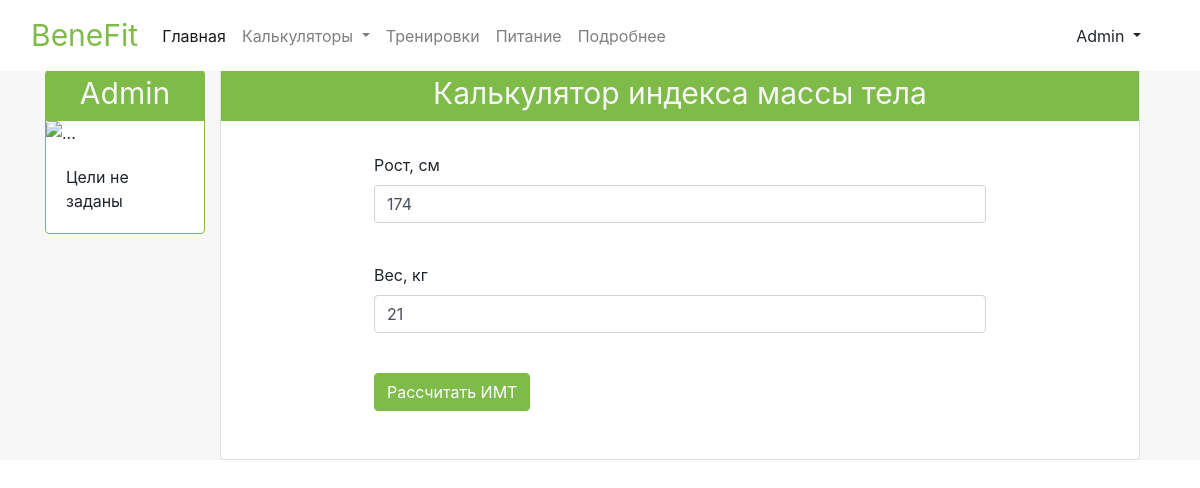
/calculators/BMI (signed in), run on an earlier commit of the app's database.
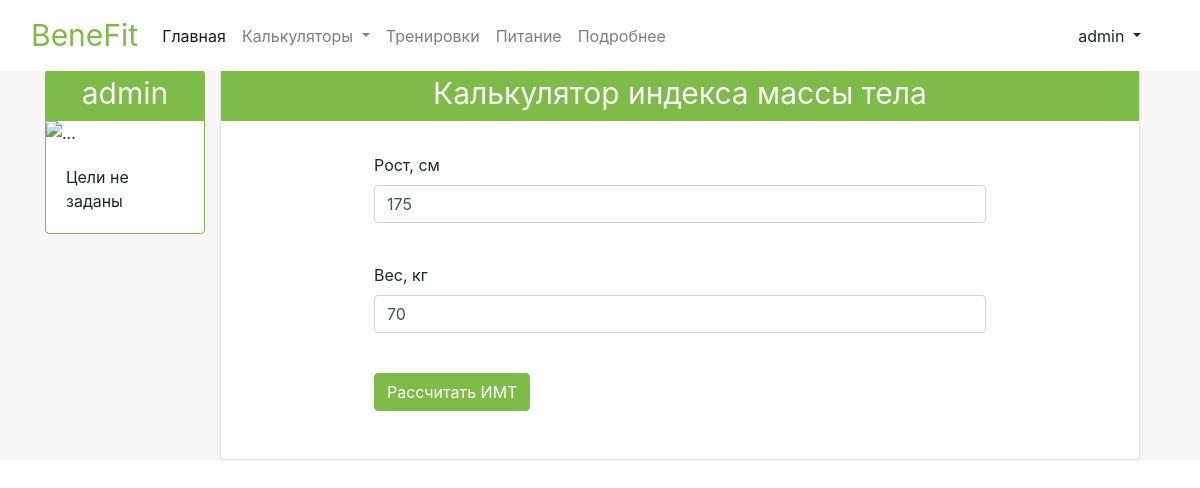
And on a later commit of the database.
### data/user_login.py (models this page shows, shortened)
class UserLogin(SqlAlchemyBase, UserMixin):
    __tablename__ = 'user_login'
    id = sqlalchemy.Column(sqlalchemy.Integer,
                           primary_key=True, autoincrement=True, nullable=True)
    name = sqlalchemy.Column(sqlalchemy.String, nullable=True)
    about = sqlalchemy.Column(sqlalchemy.String, nullable=True)
    email = sqlalchemy.Column(sqlalchemy.String,
                              index=True, unique=True, nullable=True)
    hashed_password = sqlalchemy.Column(sqlalchemy.String, nullable=True)
    created_date = sqlalchemy.Column(sqlalchemy.DateTime,
                                     default=datetime.datetime.now)
    user_inputs = orm.relation("UserInputs", back_populates='user_login')
    user_results = orm.relation("UserResults", back_populates='user_login')

### main.py (the view, shortened to what this page needs)
@app.route("/calculators/BMI", methods=['GET', "POST"])
def BMI_calculator_page():
    form = BMICalculatorForm()
    if current_user.is_authenticated:
        db_sess = db_session.create_session()
        current_user_inputs = db_sess.query(UserInputs).filter(
            UserInputs.user_id == current_user.id).first()
        form.height.data = current_user_inputs.height
        form.weight.data = current_user_inputs.weight
    return render_template("BMI_calculator.html", title='Калькулятор индекса массы тела', form=form)

### forms/BMI_calculator_form.py
class BMICalculatorForm(FlaskForm):
    height = IntegerField('Рост, см', validators=[DataRequired()])
    weight = IntegerField('Вес, кг', validators=[DataRequired()])
    submit = SubmitField('Рассчитать ИМТ')

### data/db_session.py (called while the page is built)
def create_session() -> Session:
    global __factory
    return __factory()

### main.py (called while the page is built)
@login_manager.user_loader
def load_user(user_id):
    db_sess = db_session.create_session()
    return db_sess.query(UserLogin).get(user_id)

### templates/BMI_calculator.html (shortened to what this page needs)
{% extends "calculator_template.html" %}
{% block calculator_content %}
        	<p>
        	    {{ form.height.label }}<br>
        	    {{ form.height(class="form-control", type="number", min='60', max='250') }}<br>
        	</p>
        	<p>
        	    {{ form.weight.label }}<br>
        	    {{ form.weight(class="form-control", type="number", min='20', max='500') }}<br>
        	</p>
        	<p>{{ form.submit(type="submit", class="btn calculator-btn") }}</p>
{% endblock %}

### templates/base.html (shortened to what this page needs)
<!doctype html>
<html lang="en">
<head>
    <link rel="stylesheet"
          href="https://stackpath.bootstrapcdn.com/bootstrap/4.4.1/css/bootstrap.min.css"
>
    <link rel="stylesheet"
          href="../static/css/style.css">
</head>
<body>
  <nav class="navbar navbar-expand-lg navbar-light bg-light nav fixed-top">
  <div class="container-fluid">
    <a class="nav-brand navbar-brand" href="/">BeneFit</a>
    <div class="collapse navbar-collapse" id="navbarNavDropdown">
      <ul class="navbar-nav">
        <li class="nav-item">
          <a class="nav-link active" aria-current="page" href="/">Главная</a>
        </li>
        <li class="nav-item dropdown">
          <a class="nav-link dropdown-toggle" href="#" id="navbarDropdownMenuLink" role="button" data-bs-toggle="dropdown" aria-expanded="false">
          Калькуляторы
          </a>
        </li>
        <li class="nav-item">
          <a class="nav-link" href="#">Тренировки</a>
        </li>
        <li class="nav-item">
          <a class="nav-link" href="#">Питание</a>
        </li>
        <li class="nav-item">
          <a class="nav-link" href="#">Подробнее</a>
        </li>
      </ul>
      <div class="container-fluid">
        <form class="d-flex flex-space-between">
              {% if current_user.is_authenticated %}
    <div class="btn-group dropstart">
  <a type="button" class="btn dropdown-toggle" data-bs-toggle="dropdown" aria-expanded="false">
    {{ current_user.name }}
  </a>
</div>
{% else %}
    <p>
        <a class="btn nav-btn-reg" href="/register">Зарегистрироваться</a>
        <a class="btn nav-btn-auth" href="/login">Войти</a>
    </p>
{% endif %}
        </form>
      </div>
    </div>
  </div>
</nav>
<main role="main" >
  <div  class="container">
    <div class="row">
      <div class="col-md-2 col-sm-3 col-xs-12 sidebar">
        <div class="card sidebar-card" style="width: 100%;">
          <div class="card-head sidebar-card-head">{{ current_user.name }}</div>
          <img src="https://avatars.yandex.net/get-yapic/0/0-0/islands-retina-50" class="card-img-top" alt="...">
          <div class="card-body sidebar-card-body">
            <p class="card-text">Цели не заданы</p>
          </div>
        </div>
      </div>
      <div class="col-md-10 col-sm-9 content">
        {% block content %}{% endblock %}
      </div>
    </div>
  </div>
</main>
</body>
</html>

What changed in the data, as far as the page shows it:
changed UserLogin: name "Admin" → "admin"
Also different on the page:
form field height: "174" → "175"
form field weight: "21" → "70"
